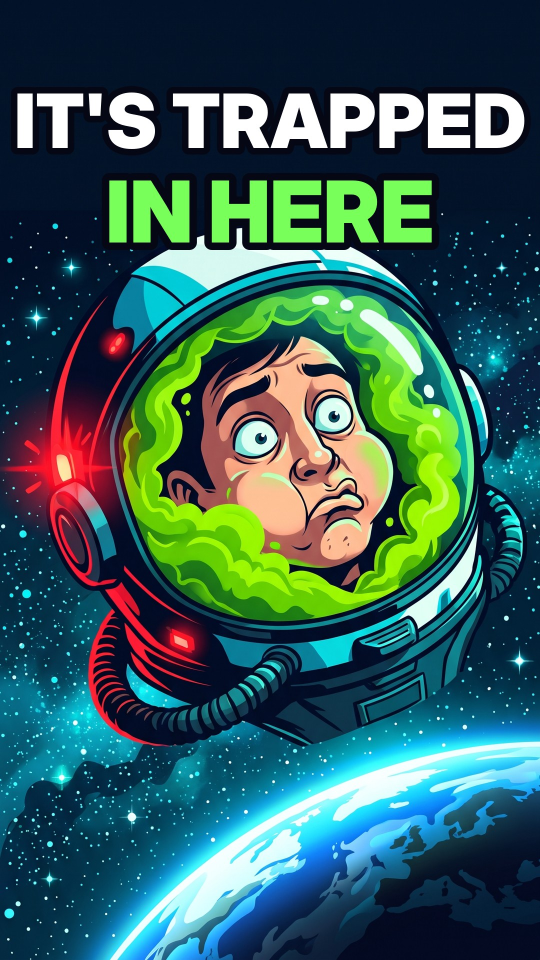
#> input picture thumbnails/ep003_thumb.jpg, 1080 x 1920 px, given in place of s1_queda_aviao.png, which was not available (shown at 1/2 size)
$ python thumb_ep009.py
#> lines starting #> are read from the running program, lines starting #| are printed output that depends on the picture
"""Capa EP009: ilustração aprovada s1 (queda do avião) + "3 MINUTES LEFT" por código (sem gerar imagens).
→ thumbnails/ep009_thumb.jpg"""
import os, math, cairo, numpy as np
from PIL import Image
W, H = 1080, 1920
im = Image.open("anim/s1_queda_aviao.png").convert("RGB")
#> im is the input picture: PIL image 1080x1920 RGB; mean R, G, B 53.6, 93.6, 90.6
z = 1.18; iw, ih = int(W * z), int(W * z * im.height / im.width)
#> after `iw, ih = (int(W * z), int(W * z * im.height / im.width))`: iw = 1274; ih = 2265
im = im.resize((iw, ih), Image.LANCZOS)
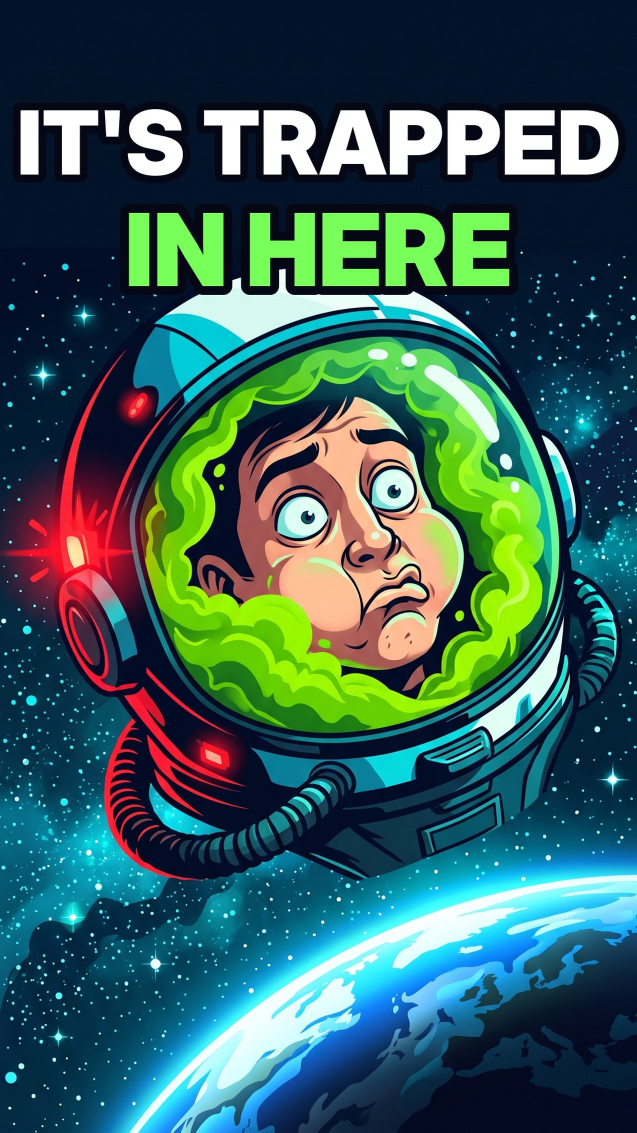
#> im: PIL image 1274x2265 RGB (shown at 1/2 size); mean R, G, B 53.7, 93.6, 90.6
cx, cy = int(iw * 0.5), int(ih * 0.46)
#> cx = 637; cy = 1041
im = im.crop((cx - W // 2, cy - H // 2 + 230, cx + W // 2, cy + H // 2 + 230))
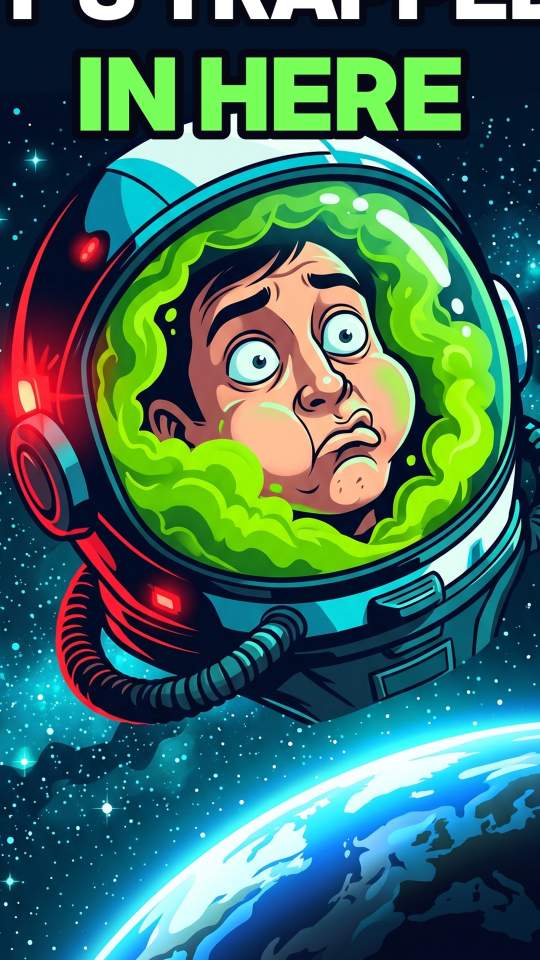
#> im: PIL image 1080x1920 RGB (shown at 1/2 size); mean R, G, B 62.6, 108, 95.6
a = np.array(im); buf = np.zeros((H, W, 4), np.uint8); buf[..., :3] = a[..., ::-1]; buf[..., 3] = 255
#> (the run stopped early here; a loop or call above may not have finished)

$ run again, on thumbnails/ep005_thumb.jpg
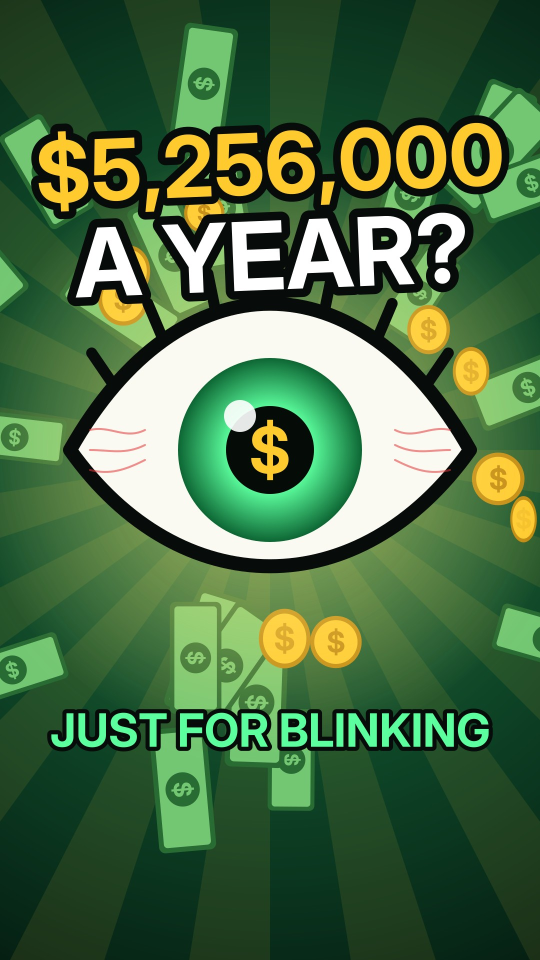
#> input picture thumbnails/ep005_thumb.jpg, 1080 x 1920 px, given in place of s1_queda_aviao.png, which was not available (shown at 1/2 size)
#> im is the input picture: PIL image 1080x1920 RGB; mean R, G, B 75, 110.6, 68.4
#> `im = im.resize((iw, ih), Image.LANCZOS)`:
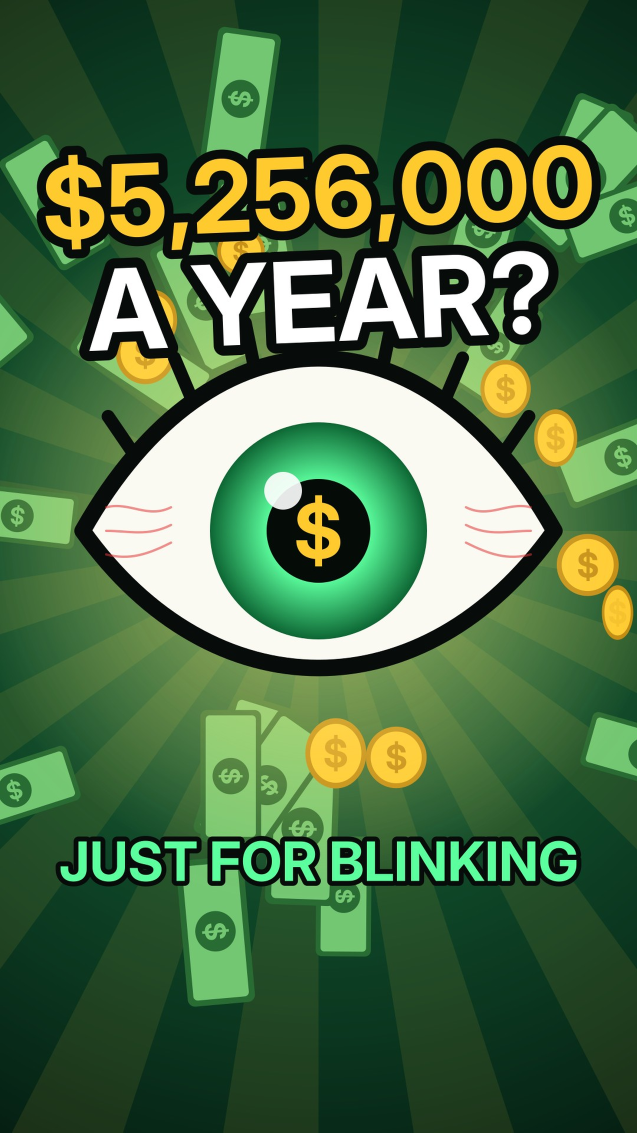
#> im: PIL image 1274x2265 RGB (shown at 1/2 size); mean R, G, B 75, 110.6, 68.4
#> `im = im.crop((cx - W // 2, cy - H // 2 + 230, cx + W // 2, cy + H // 2..`:
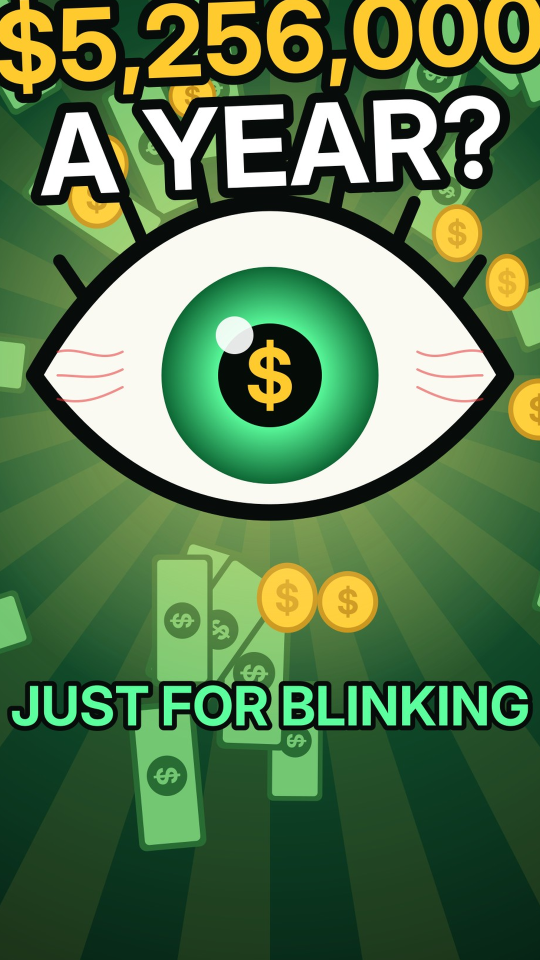
#> im: PIL image 1080x1920 RGB (shown at 1/2 size); mean R, G, B 88.9, 121.2, 78
